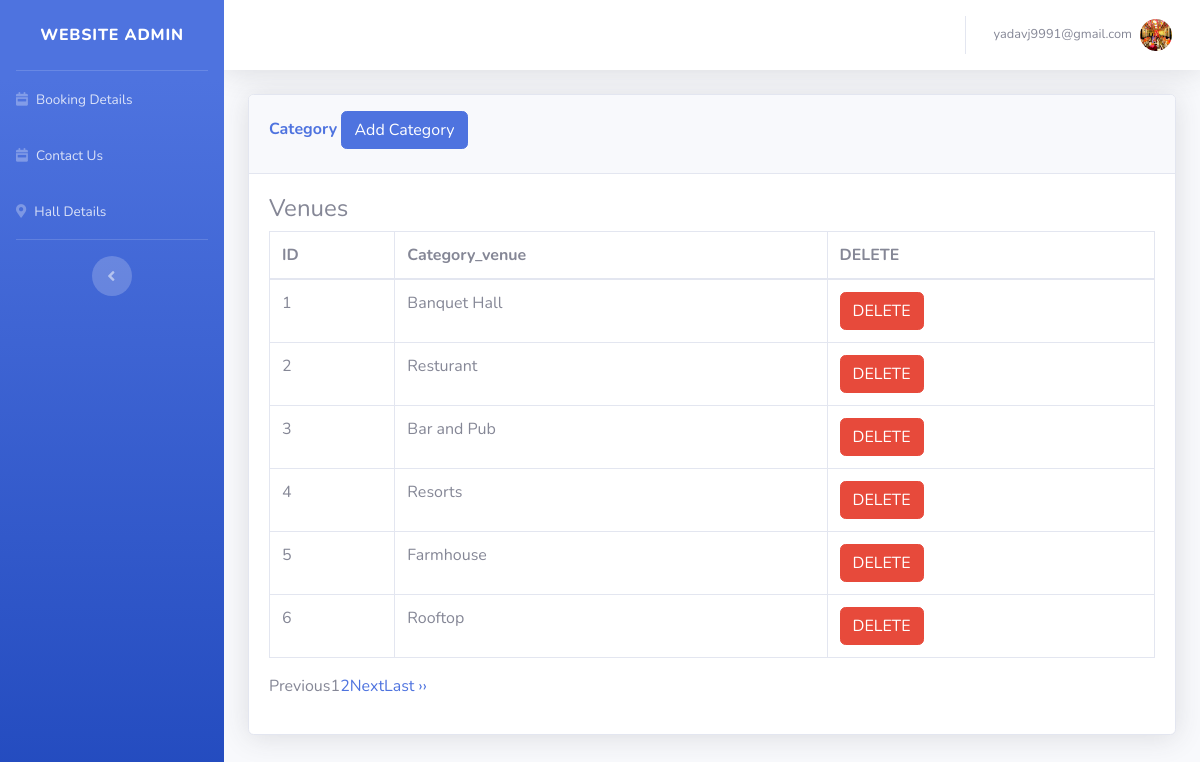
The app's page /admin/cvenue.php (signed in) with its own data.
### tables this page shows
CREATE TABLE `category_venue` (
  `id` int(50) NOT NULL,
  `category_name` varchar(255) NOT NULL,
  `status` enum('active','deactive') NOT NULL
);

### admin/cvenue.php (the view, shortened to what this page needs)
<?php
include('includes/header.php');
include('includes/navbar.php');
?>
<div class="container-fluid width=100%">
	<div class="card shadow mb-4">
		<div class="card-header py-3">
			<h6 class="m=0 font-weight-bold text-primary">Category
				<button type="button" class="btn btn-primary" data-toggle="modal" data-target="#addadminprofile">
				Add Category
				</button>
			</h6>
</div>
<div class="card-body">
            <h4>Venues</h4>
            <div class="table-responsive" >
                <?php
                if (isset($_GET['page_no']) && $_GET['page_no']!="") {
  $page_no = $_GET['page_no'];
  } else {
  $page_no = 1;
  }
  $total_records_per_page = 6;
  $offset = ($page_no-1) * $total_records_per_page;
  $previous_page = $page_no - 1;
  $next_page = $page_no + 1;
  $result_count = mysqli_query($connection,"SELECT COUNT(*) As total_records FROM category_venue");
  $total_records = mysqli_fetch_array($result_count);
  $total_records = $total_records['total_records'];
  $total_no_of_pages = ceil($total_records / $total_records_per_page);
  $result = mysqli_query($connection,"SELECT * FROM category_venue LIMIT $offset, $total_records_per_page");
        ?>
                <table class="table table-bordered" width="100%" cellspacing="0">
                    <thead>
                        <tr>
                            <th>ID</th>
                            <th>Category_venue</th>
                            <th>DELETE</th>
                        </tr>
                    </thead>
                    <tbody>
                        <?php
                        while($row = mysqli_fetch_assoc($result))
                        {
                           ?>
                        <tr>
                            <td><?php echo $row['id'];?></td>
                            <td><?php echo $row['category_name'];?></td>
                            <td>
                                <button class="btn btn-danger"><a style="color:white" href="categorydelete.php?id=<?php echo $row ['id'];?>">DELETE</a></button>
                            </td>
                        </tr>
                        <?php
                    }
                    ?>
                    </tbody>
                </table>
                <ul class="pagination">
  <li <?php if($page_no <= 1){ echo "class='disabled'"; } ?>>
  <a <?php if($page_no > 1){ echo "href='?page_no=$previous_page'"; } ?>>Previous</a>
  </li>
    <?php
  if ($total_no_of_pages <= 10){
    for ($counter = 1; $counter <= $total_no_of_pages; $counter++){
      if ($counter == $page_no) {
       echo "<li class='active'><a>$counter</a></li>";
        }else{
           echo "<li><a href='?page_no=$counter'>$counter</a></li>";
           }
        }
  }
?>
  <li <?php if($page_no >= $total_no_of_pages){ echo "class='disabled'"; } ?>>
  <a <?php if($page_no < $total_no_of_pages) { echo "href='?page_no=$next_page'"; } ?>>Next</a>
  </li>
    <?php if($page_no < $total_no_of_pages){
    echo "<li><a href='?page_no=$total_no_of_pages'>Last &rsaquo;&rsaquo;</a></li>";
    } ?>
</ul>
            </div>
        </div>
 <?php
include('includes/footer.php');?>

### records on screen
category_venue: id "1", category_name "Banquet Hall"
category_venue: id "2", category_name "Resturant"
category_venue: id "3", category_name "Bar and Pub"
category_venue: id "4", category_name "Resorts"
category_venue: id "5", category_name "Farmhouse"
category_venue: id "6", category_name "Rooftop"

### other values on screen
$_SESSION['email'] "yadavj9991@gmail.com"
